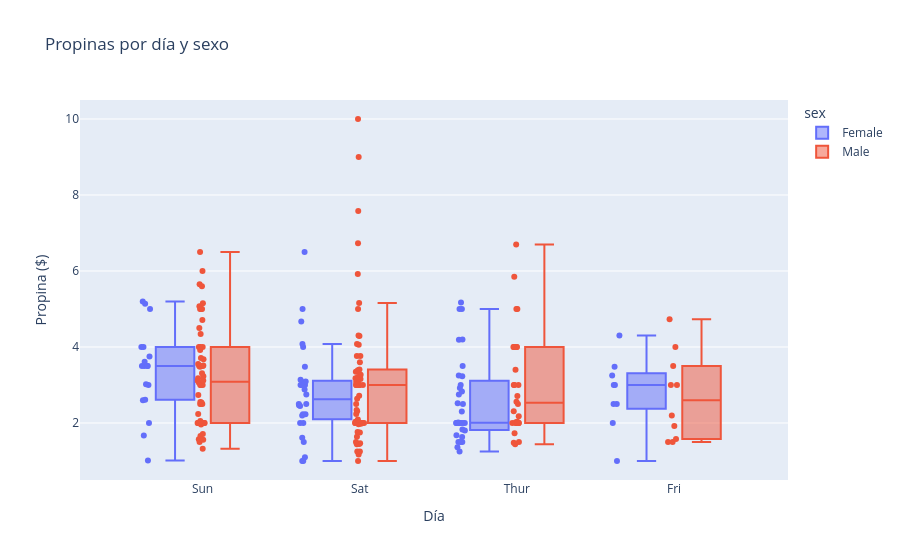

The notebook cell saved with this chart:
### Markdown cell above
### `px.box` — Boxplot interactivo con todos los puntos

### Code cell
# points='all' → muestra cada dato individualmente encima del boxplot
px.box(
    tips,
    x="day",
    y="tip",
    color="sex",
    points="all",
    title="Propinas por día y sexo",
    labels={"tip": "Propina ($)", "day": "Día"}
)

### Figure 1 — Plotly figure (JSON) as saved in the notebook; plotly's stock layout.template omitted (floating-point values rounded to 4 significant figures; data arrays with more than 128 entries replaced by an {"elided": "..."} marker saying what was removed)
{"data": [{"alignmentgroup": "True", "boxpoints": "all", "hovertemplate": "sex=Female<br>Día=%{x}<br>Propina ($)=%{y}<extra></extra>", "legendgroup": "Female", "marker": {"color": "#636efa"}, "name": "Female", "notched": false, "offsetgroup": "Female", "orientation": "v", "showlegend": true, "type": "box", "x": ["Sun", "Sun", "Sun", "Sun", "Sun", "Sun", "Sat", "Sat", "Sat", "Sat", "Sat", "Sat", "Sun", "Sun", "Sat", "Sat", "Sat", "Sat", "Sat", "Sat", "Sat", "Thur", "Thur", "Fri", "Fri", "Fri", "Fri", "Fri", "Sat", "Sat", "Sat", "Sat", "Sat", "Sun", "Sun", "Thur", "Thur", "Thur", "Thur", "Thur", "Thur", "Thur", "Thur", "Thur", "Thur", "Thur", "Thur", "Thur", "Thur", "Thur", "Thur", "Thur", "Thur", "Thur", "Thur", "Thur", "Thur", "Sun", "Sun", "Sun", "Sun", "Sun", "Sat", "Sat", "Sun", "Sun", "Sun", "Thur", "Thur", "Thur", "Thur", "Thur", "Thur", "Thur", "Sat", "Sat", "Sat", "Sat", "Sat", "Fri", "Fri", "Fri", "Fri", "Sat", "Sat", "Sat", "Thur"], "x0": " ", "xaxis": "x", "y": [1.01, 3.61, 5.0, 3.02, 1.67, 3.5, 2.75, 2.23, 3.0, 3.0, 2.45, 3.07, 2.6, 5.2, 1.5, 2.47, 1.0, 3.0, 3.14, 5.0, 2.2, 1.83, 5.17, 1.0, 4.3, 3.25, 2.5, 3.0, 2.5, 3.48, 4.08, 4.0, 1.0, 4.0, 3.5, 1.5, 1.8, 2.92, 1.68, 2.52, 4.2, 2.0, 2.0, 2.83, 1.5, 2.0, 3.25, 1.25, 2.0, 2.0, 2.75, 3.5, 5.0, 2.3, 1.5, 1.36, 1.63, 5.14, 3.75, 2.61, 2.0, 3.0, 1.61, 2.0, 4.0, 3.5, 3.5, 4.19, 5.0, 2.0, 2.01, 2.0, 2.5, 3.23, 2.23, 2.5, 6.5, 1.1, 3.09, 3.48, 3.0, 2.5, 2.0, 2.88, 4.67, 2.0, 3.0], "y0": " ", "yaxis": "y"}, {"alignmentgroup": "True", "boxpoints": "all", "hovertemplate": "sex=Male<br>Día=%{x}<br>Propina ($)=%{y}<extra></extra>", "legendgroup": "Male", "marker": {"color": "#EF553B"}, "name": "Male", "notched": false, "offsetgroup": "Male", "orientation": "v", "showlegend": true, "type": "box", "x": {"elided": "157 str values"}, "x0": " ", "xaxis": "x", "y": {"elided": "157 float values"}, "y0": " ", "yaxis": "y"}], "layout": {"boxmode": "group", "legend": {"title": {"text": "sex"}, "tracegroupgap": 0}, "title": {"text": "Propinas por día y sexo"}, "xaxis": {"anchor": "y", "domain": [0, 1], "title": {"text": "Día"}}, "yaxis": {"anchor": "x", "domain": [0, 1], "title": {"text": "Propina ($)"}}}}
